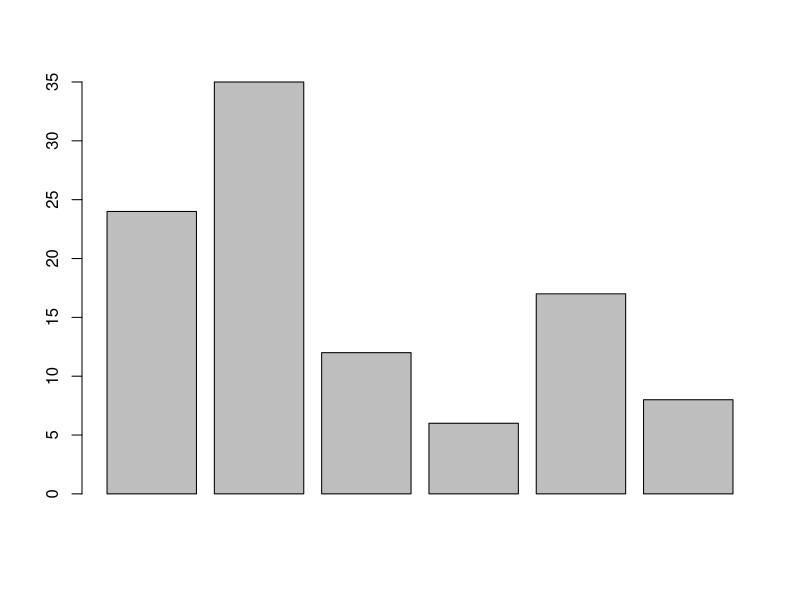
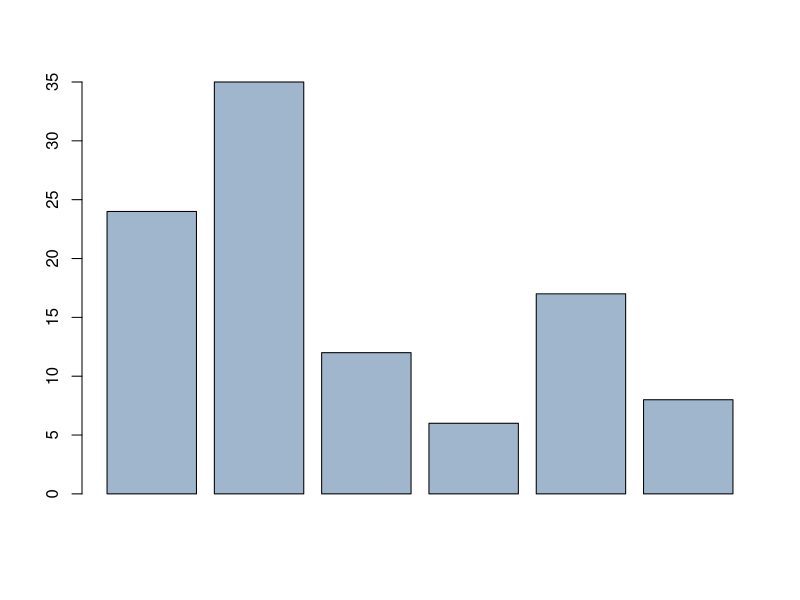
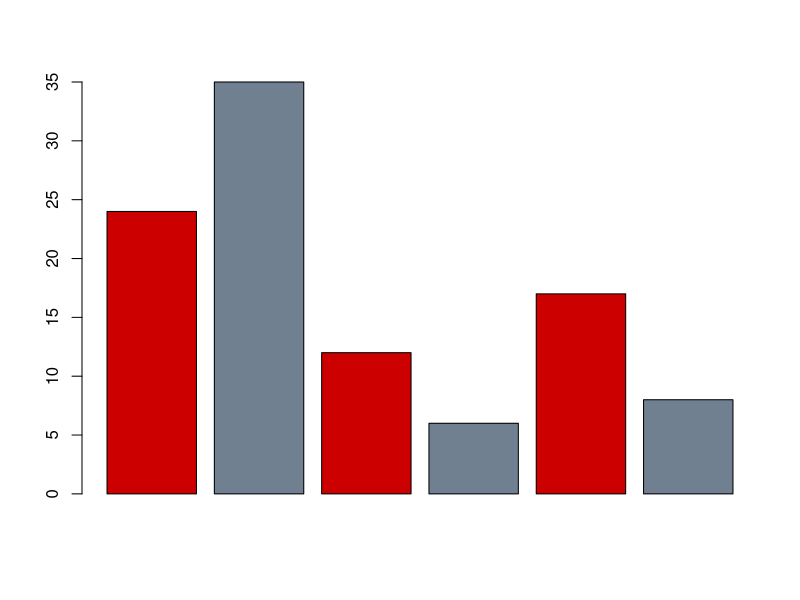

Generate these figures, in order, with R:
x <- c(24,35,12,6,17,8)

barplot(x)
colors() # Gives the list of colors that are available in R
barplot(x, col = 'slategray3') # colors the bar plot with light grey color. 
barplot(x, col = c('red3', 'slategray')) # this will color the bar plot with two colors 
palette() # give the current palette 

# Web page with R color swatches, color names, hex codes,
# RBG codes (in 0-255 and 0.00-1.00), and R index numbers;
# Browsable table on the page or in Google Sheets;
# downloadable as XLSX or PDF
browseURL("https://datalab.cc/rcolors")

# @reference from the course R Programming by  Barton Poulson  on LinkedIn Learning...!
